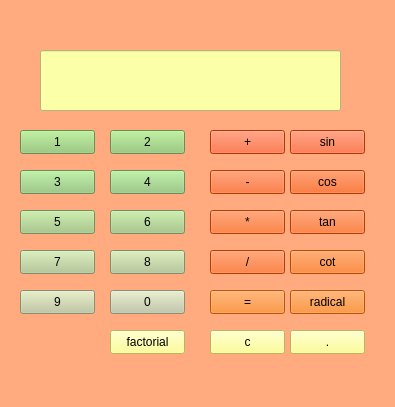
<?xml version="1.0" encoding="UTF-8"?>
<ui version="4.0">
 <class>MainWindow</class>
 <widget class="QMainWindow" name="MainWindow">
  <property name="geometry">
   <rect>
    <x>0</x>
    <y>0</y>
    <width>395</width>
    <height>407</height>
   </rect>
  </property>
  <property name="windowTitle">
   <string>MainWindow</string>
  </property>
  <property name="styleSheet">
   <string notr="true">alternate-background-color: rgb(255, 158, 110);
background-color: rgb(255, 170, 127);
</string>
  </property>
  <widget class="QWidget" name="centralwidget">
   <widget class="QLineEdit" name="textbox">
    <property name="geometry">
     <rect>
      <x>40</x>
      <y>50</y>
      <width>301</width>
      <height>61</height>
     </rect>
    </property>
    <property name="styleSheet">
     <string notr="true">background-color: rgb(255, 255, 127);
background-color: rgb(251, 255, 167);</string>
    </property>
   </widget>
   <widget class="QPushButton" name="btn_mul">
    <property name="geometry">
     <rect>
      <x>210</x>
      <y>210</y>
      <width>75</width>
      <height>24</height>
     </rect>
    </property>
    <property name="styleSheet">
     <string notr="true">background-color: rgb(255, 85, 0);</string>
    </property>
    <property name="text">
     <string>*</string>
    </property>
   </widget>
   <widget class="QPushButton" name="btn_div">
    <property name="geometry">
     <rect>
      <x>210</x>
      <y>250</y>
      <width>75</width>
      <height>24</height>
     </rect>
    </property>
    <property name="styleSheet">
     <string notr="true">background-color: rgb(255, 85, 0);
</string>
    </property>
    <property name="text">
     <string>/</string>
    </property>
   </widget>
   <widget class="QPushButton" name="btn_1">
    <property name="geometry">
     <rect>
      <x>20</x>
      <y>130</y>
      <width>75</width>
      <height>24</height>
     </rect>
    </property>
    <property name="styleSheet">
     <string notr="true">selection-background-color: rgb(255, 170, 255);
background-color: rgb(143, 200, 112);</string>
    </property>
    <property name="text">
     <string>1</string>
    </property>
   </widget>
   <widget class="QPushButton" name="btn_2">
    <property name="geometry">
     <rect>
      <x>110</x>
      <y>130</y>
      <width>75</width>
      <height>24</height>
     </rect>
    </property>
    <property name="styleSheet">
     <string notr="true">background-color: rgb(255, 170, 255);
background-color: rgb(143, 200, 112);</string>
    </property>
    <property name="text">
     <string>2</string>
    </property>
   </widget>
   <widget class="QPushButton" name="btn_4">
    <property name="geometry">
     <rect>
      <x>110</x>
      <y>170</y>
      <width>75</width>
      <height>24</height>
     </rect>
    </property>
    <property name="styleSheet">
     <string notr="true">background-color: rgb(255, 170, 255);
background-color: rgb(145, 200, 120);</string>
    </property>
    <property name="text">
     <string>4</string>
    </property>
   </widget>
   <widget class="QPushButton" name="btn_3">
    <property name="geometry">
     <rect>
      <x>20</x>
      <y>170</y>
      <width>75</width>
      <height>24</height>
     </rect>
    </property>
    <property name="styleSheet">
     <string notr="true">background-color: rgb(145, 200, 120);</string>
    </property>
    <property name="text">
     <string>3</string>
    </property>
   </widget>
   <widget class="QPushButton" name="btn_5">
    <property name="geometry">
     <rect>
      <x>20</x>
      <y>210</y>
      <width>75</width>
      <height>24</height>
     </rect>
    </property>
    <property name="styleSheet">
     <string notr="true">background-color: rgb(161, 200, 129);</string>
    </property>
    <property name="text">
     <string>5</string>
    </property>
   </widget>
   <widget class="QPushButton" name="btn_6">
    <property name="geometry">
     <rect>
      <x>110</x>
      <y>210</y>
      <width>75</width>
      <height>24</height>
     </rect>
    </property>
    <property name="styleSheet">
     <string notr="true">background-color: rgb(255, 170, 255);
background-color: rgb(161, 200, 129);</string>
    </property>
    <property name="text">
     <string>6</string>
    </property>
   </widget>
   <widget class="QPushButton" name="btn_7">
    <property name="geometry">
     <rect>
      <x>20</x>
      <y>250</y>
      <width>75</width>
      <height>24</height>
     </rect>
    </property>
    <property name="styleSheet">
     <string notr="true">background-color: rgb(255, 170, 255);
background-color: rgb(177, 200, 144);</string>
    </property>
    <property name="text">
     <string>7</string>
    </property>
   </widget>
   <widget class="QPushButton" name="btn_8">
    <property name="geometry">
     <rect>
      <x>110</x>
      <y>250</y>
      <width>75</width>
      <height>24</height>
     </rect>
    </property>
    <property name="styleSheet">
     <string notr="true">background-color: rgb(255, 170, 255);
background-color: rgb(180, 200, 147);</string>
    </property>
    <property name="text">
     <string>8</string>
    </property>
   </widget>
   <widget class="QPushButton" name="btn_9">
    <property name="geometry">
     <rect>
      <x>20</x>
      <y>290</y>
      <width>75</width>
      <height>24</height>
     </rect>
    </property>
    <property name="styleSheet">
     <string notr="true">background-color: rgb(255, 170, 255);
background-color: rgb(190, 200, 158);</string>
    </property>
    <property name="text">
     <string>9</string>
    </property>
   </widget>
   <widget class="QPushButton" name="btn_0">
    <property name="geometry">
     <rect>
      <x>110</x>
      <y>290</y>
      <width>75</width>
      <height>24</height>
     </rect>
    </property>
    <property name="styleSheet">
     <string notr="true">background-color: rgb(255, 170, 255);
background-color: rgb(194, 200, 165);</string>
    </property>
    <property name="text">
     <string>0</string>
    </property>
   </widget>
   <widget class="QPushButton" name="btn_sum">
    <property name="geometry">
     <rect>
      <x>210</x>
      <y>130</y>
      <width>75</width>
      <height>24</height>
     </rect>
    </property>
    <property name="styleSheet">
     <string notr="true">background-color: rgb(255, 72, 11);</string>
    </property>
    <property name="text">
     <string>+</string>
    </property>
   </widget>
   <widget class="QPushButton" name="btn_min">
    <property name="geometry">
     <rect>
      <x>210</x>
      <y>170</y>
      <width>75</width>
      <height>24</height>
     </rect>
    </property>
    <property name="styleSheet">
     <string notr="true">background-color: rgb(255, 82, 2);</string>
    </property>
    <property name="text">
     <string>-</string>
    </property>
   </widget>
   <widget class="QPushButton" name="btn_clear">
    <property name="geometry">
     <rect>
      <x>210</x>
      <y>330</y>
      <width>75</width>
      <height>24</height>
     </rect>
    </property>
    <property name="styleSheet">
     <string notr="true">background-color: rgb(255, 255, 127);</string>
    </property>
    <property name="text">
     <string>c</string>
    </property>
   </widget>
   <widget class="QPushButton" name="btn_equal">
    <property name="geometry">
     <rect>
      <x>210</x>
      <y>290</y>
      <width>75</width>
      <height>24</height>
     </rect>
    </property>
    <property name="styleSheet">
     <string notr="true">background-color: rgb(255, 124, 10);</string>
    </property>
    <property name="text">
     <string>=</string>
    </property>
   </widget>
   <widget class="QPushButton" name="numsin">
    <property name="geometry">
     <rect>
      <x>290</x>
      <y>130</y>
      <width>75</width>
      <height>24</height>
     </rect>
    </property>
    <property name="styleSheet">
     <string notr="true">background-color: rgb(255, 72, 11);</string>
    </property>
    <property name="text">
     <string>sin</string>
    </property>
   </widget>
   <widget class="QPushButton" name="numcos">
    <property name="geometry">
     <rect>
      <x>290</x>
      <y>170</y>
      <width>75</width>
      <height>24</height>
     </rect>
    </property>
    <property name="styleSheet">
     <string notr="true">background-color: rgb(255, 72, 11);
background-color: rgb(244, 81, 0);</string>
    </property>
    <property name="text">
     <string>cos</string>
    </property>
   </widget>
   <widget class="QPushButton" name="numtan">
    <property name="geometry">
     <rect>
      <x>290</x>
      <y>210</y>
      <width>75</width>
      <height>24</height>
     </rect>
    </property>
    <property name="styleSheet">
     <string notr="true">background-color: rgb(255, 72, 11);
background-color: rgb(255, 85, 0);</string>
    </property>
    <property name="text">
     <string>tan</string>
    </property>
   </widget>
   <widget class="QPushButton" name="numcot">
    <property name="geometry">
     <rect>
      <x>290</x>
      <y>250</y>
      <width>75</width>
      <height>24</height>
     </rect>
    </property>
    <property name="styleSheet">
     <string notr="true">background-color: rgb(255, 72, 11);
background-color: rgb(255, 106, 0);</string>
    </property>
    <property name="text">
     <string>cot</string>
    </property>
   </widget>
   <widget class="QPushButton" name="numrad">
    <property name="geometry">
     <rect>
      <x>290</x>
      <y>290</y>
      <width>75</width>
      <height>24</height>
     </rect>
    </property>
    <property name="styleSheet">
     <string notr="true">background-color: rgb(255, 72, 11);
background-color: rgb(255, 118, 5);</string>
    </property>
    <property name="text">
     <string>radical</string>
    </property>
   </widget>
   <widget class="QPushButton" name="numfac">
    <property name="geometry">
     <rect>
      <x>110</x>
      <y>330</y>
      <width>75</width>
      <height>24</height>
     </rect>
    </property>
    <property name="styleSheet">
     <string notr="true">background-color: rgb(255, 255, 127);</string>
    </property>
    <property name="text">
     <string>factorial</string>
    </property>
   </widget>
   <widget class="QPushButton" name="btn_dot">
    <property name="geometry">
     <rect>
      <x>290</x>
      <y>330</y>
      <width>75</width>
      <height>24</height>
     </rect>
    </property>
    <property name="styleSheet">
     <string notr="true">background-color: rgb(255, 255, 127);</string>
    </property>
    <property name="text">
     <string>.</string>
    </property>
   </widget>
  </widget>
  <widget class="QMenuBar" name="menubar">
   <property name="geometry">
    <rect>
     <x>0</x>
     <y>0</y>
     <width>395</width>
     <height>22</height>
    </rect>
   </property>
  </widget>
  <widget class="QStatusBar" name="statusbar"/>
 </widget>
 <resources/>
 <connections/>
</ui>
